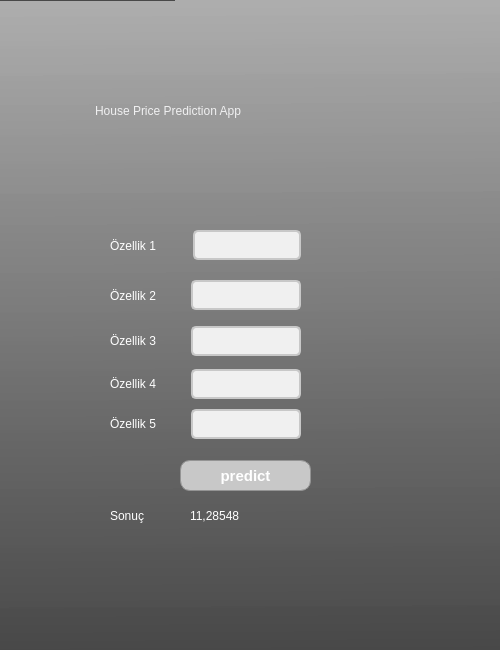
<?xml version="1.0" encoding="UTF-8"?>
<ui version="4.0">
 <class>Form</class>
 <widget class="QWidget" name="Form">
  <property name="geometry">
   <rect>
    <x>0</x>
    <y>0</y>
    <width>500</width>
    <height>650</height>
   </rect>
  </property>
  <property name="windowTitle">
   <string>Form</string>
  </property>
  <property name="styleSheet">
   <string notr="true">#Form

{
background-image: url(:/images/ev.jpg);
background-color: qlineargradient(spread:repeat, x1:0.517, y1:0, x2:0.522, y2:1, stop:0 rgba(172, 172, 172, 223), stop:1 rgba(72, 72, 72, 245));
}
QPushButton {
    background-color: rgb(200, 200, 200);
    color: white;
    font: bold 15px;
    border: 1px solid rgb(148, 148, 148) ;
    border-radius: 10px;
    padding: 1px;
}

QPushButton:pressed {
    background-color:rgb(95, 95, 95);
}


QLineEdit {
    background-color: #F0F0F0;
    border: 2px solid rgb(200, 200, 200) ;
    border-radius: 5px;
    padding: 5px;
    font: 12px &quot;Segoe UI&quot;;
    color: #3333;
}

QLineEdit:focus {
    border: 2px solid #rgb(111, 111, 111);
    background-color: #FFFFFF;
}


#button{
background-color: qlineargradient(spread:repeat, x1:0.517, y1:0, x2:0.522, y2:1, stop:0 rgba(172, 172, 172, 223), stop:1 rgba(72, 72, 72, 245));
}
#Title
{
color: rgb(240, 240, 241);
font: 22pt &quot;Gabriola&quot;;
;
}

#label
{
color: rgb(255, 255, 255);
font: 15pt &quot;Gabriola&quot;;
;
}
#label_5
{
color: rgb(255, 255, 255);
font: 15pt &quot;Gabriola&quot;;

}
#label_2
{
color: rgb(255, 255, 255);
font: 15pt &quot;Gabriola&quot;;

}
#label_3
{
color: rgb(255, 255, 255);
font: 15pt &quot;Gabriola&quot;;
}
#label_4
{
color: rgb(255, 255, 255);
font: 15pt &quot;Gabriola&quot;;
}
#label_6
{
color: rgb(255, 255, 255);
font: 15pt &quot;Gabriola&quot;;
}
#sonuc
{
color: rgb(255, 255, 255);
font: 18pt &quot;Gabriola&quot;;
}
#predict
{
color: rgb(255, 255, 255);

	font: 15pt &quot;MV Boli&quot;;
}</string>
  </property>
  <widget class="QLabel" name="label">
   <property name="geometry">
    <rect>
     <x>0</x>
     <y>0</y>
     <width>500</width>
     <height>650</height>
    </rect>
   </property>
   <property name="text">
    <string/>
   </property>
   <property name="pixmap">
    <pixmap>home.jpg</pixmap>
   </property>
  </widget>
  <widget class="QLabel" name="sonuc">
   <property name="geometry">
    <rect>
     <x>110</x>
     <y>500</y>
     <width>71</width>
     <height>31</height>
    </rect>
   </property>
   <property name="text">
    <string>Sonuç</string>
   </property>
  </widget>
  <widget class="QWidget" name="layoutWidget">
   <property name="geometry">
    <rect>
     <x>110</x>
     <y>400</y>
     <width>191</width>
     <height>48</height>
    </rect>
   </property>
   <layout class="QHBoxLayout" name="horizontalLayout_5">
    <item>
     <widget class="QLabel" name="label_5">
      <property name="text">
       <string>Özellik 5</string>
      </property>
     </widget>
    </item>
    <item>
     <spacer name="horizontalSpacer_5">
      <property name="orientation">
       <enum>Qt::Horizontal</enum>
      </property>
      <property name="sizeHint" stdset="0">
       <size>
        <width>40</width>
        <height>20</height>
       </size>
      </property>
     </spacer>
    </item>
    <item>
     <widget class="QLineEdit" name="lineEdit_5"/>
    </item>
   </layout>
  </widget>
  <widget class="QLabel" name="Title">
   <property name="geometry">
    <rect>
     <x>95</x>
     <y>80</y>
     <width>310</width>
     <height>61</height>
    </rect>
   </property>
   <property name="text">
    <string>House Price Prediction App</string>
   </property>
  </widget>
  <widget class="QWidget" name="layoutWidget_3">
   <property name="geometry">
    <rect>
     <x>110</x>
     <y>317</y>
     <width>191</width>
     <height>48</height>
    </rect>
   </property>
   <layout class="QHBoxLayout" name="horizontalLayout_3">
    <item>
     <widget class="QLabel" name="label_3">
      <property name="text">
       <string>Özellik 3</string>
      </property>
     </widget>
    </item>
    <item>
     <spacer name="horizontalSpacer_3">
      <property name="orientation">
       <enum>Qt::Horizontal</enum>
      </property>
      <property name="sizeHint" stdset="0">
       <size>
        <width>40</width>
        <height>20</height>
       </size>
      </property>
     </spacer>
    </item>
    <item>
     <widget class="QLineEdit" name="lineEdit_3"/>
    </item>
   </layout>
  </widget>
  <widget class="QWidget" name="horizontalLayoutWidget">
   <property name="geometry">
    <rect>
     <x>110</x>
     <y>220</y>
     <width>191</width>
     <height>51</height>
    </rect>
   </property>
   <layout class="QHBoxLayout" name="horizontalLayout">
    <item>
     <widget class="QLabel" name="label_2">
      <property name="text">
       <string>Özellik 1 </string>
      </property>
     </widget>
    </item>
    <item>
     <spacer name="horizontalSpacer">
      <property name="orientation">
       <enum>Qt::Horizontal</enum>
      </property>
      <property name="sizeHint" stdset="0">
       <size>
        <width>40</width>
        <height>20</height>
       </size>
      </property>
     </spacer>
    </item>
    <item>
     <widget class="QLineEdit" name="lineEdit"/>
    </item>
   </layout>
  </widget>
  <widget class="QLabel" name="predict">
   <property name="geometry">
    <rect>
     <x>190</x>
     <y>500</y>
     <width>131</width>
     <height>31</height>
    </rect>
   </property>
   <property name="text">
    <string>11,28548</string>
   </property>
  </widget>
  <widget class="QPushButton" name="pushButton">
   <property name="geometry">
    <rect>
     <x>180</x>
     <y>460</y>
     <width>131</width>
     <height>31</height>
    </rect>
   </property>
   <property name="text">
    <string>predict</string>
   </property>
  </widget>
  <widget class="QWidget" name="layoutWidget_2">
   <property name="geometry">
    <rect>
     <x>110</x>
     <y>360</y>
     <width>191</width>
     <height>48</height>
    </rect>
   </property>
   <layout class="QHBoxLayout" name="horizontalLayout_4">
    <item>
     <widget class="QLabel" name="label_4">
      <property name="text">
       <string>Özellik 4</string>
      </property>
     </widget>
    </item>
    <item>
     <spacer name="horizontalSpacer_4">
      <property name="orientation">
       <enum>Qt::Horizontal</enum>
      </property>
      <property name="sizeHint" stdset="0">
       <size>
        <width>40</width>
        <height>20</height>
       </size>
      </property>
     </spacer>
    </item>
    <item>
     <widget class="QLineEdit" name="lineEdit_4"/>
    </item>
   </layout>
  </widget>
  <widget class="QWidget" name="horizontalLayoutWidget_2">
   <property name="geometry">
    <rect>
     <x>110</x>
     <y>270</y>
     <width>191</width>
     <height>51</height>
    </rect>
   </property>
   <layout class="QHBoxLayout" name="horizontalLayout_2">
    <item>
     <widget class="QLabel" name="label_6">
      <property name="text">
       <string>Özellik 2</string>
      </property>
     </widget>
    </item>
    <item>
     <spacer name="horizontalSpacer_2">
      <property name="orientation">
       <enum>Qt::Horizontal</enum>
      </property>
      <property name="sizeHint" stdset="0">
       <size>
        <width>40</width>
        <height>20</height>
       </size>
      </property>
     </spacer>
    </item>
    <item>
     <widget class="QLineEdit" name="lineEdit_2"/>
    </item>
   </layout>
  </widget>
 </widget>
 <resources>
  <include location="backgroundImage.qrc"/>
 </resources>
 <connections/>
</ui>
